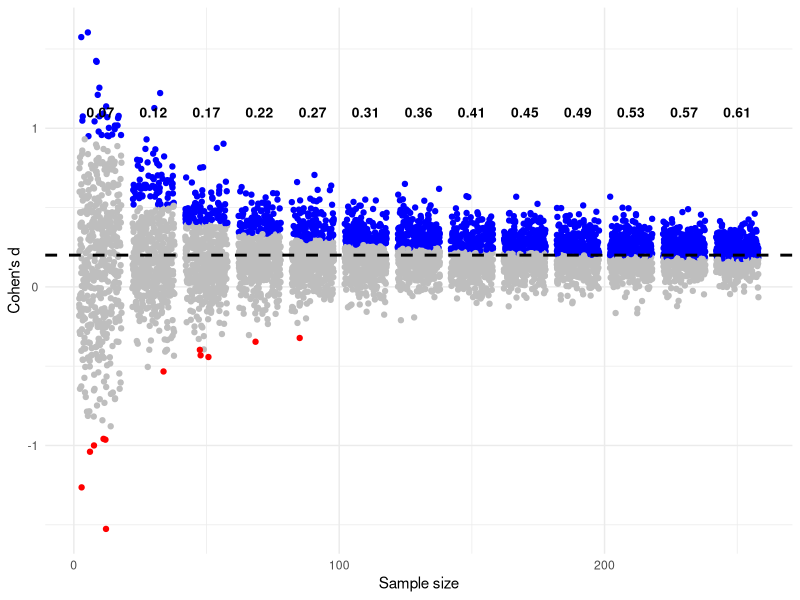

Write the R code that produced this figure.
## ---- chunk 1
#| echo: FALSE
library(tidyverse)
library(pwr)

cohens_d <- function(n1, n2, m1, m2, sd1, sd2) {
  sp <- sqrt(((n1 - 1)*sd1^2 + (n2 - 1)*sd2^2) / (n1 + n2 - 2))
  (m1 - m2) / sp
}


simulate_pvals <- function(n, mu1, mu2, sd) {
  map(1:500, \(i) {
    x <- rnorm(n, mean = mu1, sd = sd)
    y <- rnorm(n, mean = mu2, sd = sd)
    test <- t.test(x, y, var.equal = TRUE)
    d <- cohens_d(n, n, mean(x), mean(y), sd(x), sd(y))
    tibble(
      p = test$p.value,
      d = d
    )
  }) %>% list_rbind()
}

visualize_output <- function(n,mu1,mu2,sd) {
  d <- cohens_d(n,n,mu1,mu2,sd,sd)
  
  nbatches <- map(set_names(seq(10,250,20)), \(n) { 
    power <- pwr.t.test(n = n, d = d, sig.level = 0.05)$power
    d_sims <- simulate_pvals(n,mu1,mu2,sd) %>% 
      mutate(iteration = n, power = power)}) %>% list_rbind() %>% 
      mutate(col = case_when(d < 0 & p < 0.05 ~ "red",
                d > 0 & p < 0.05 ~ "blue",
                TRUE ~ "grey"))
      
  p <- ggplot(nbatches,aes(x=iteration, y = d,colour = I(col))) +
    geom_point(position = "jitter") + 
    geom_hline(yintercept=d,linetype="dashed",linewidth=1) + theme_minimal() + 
    labs(x = "Sample size", y = "Cohen's d") +
    geom_text(
      data = nbatches %>% distinct(iteration, power),
      aes(x = iteration, y = 1.1, label = round(power, 2)),
      inherit.aes = FALSE,
      size = 3.5,
      fontface = "bold"
    ) +
    theme_minimal() +
    labs(x = "Sample size", y = "Cohen's d")
  p
}
## ---- chunk 2

n <- 30
mu1 <- 16
mu2 <- 15
sd_pooled <- 5

visualize_output(n,mu1,mu2,sd_pooled)
